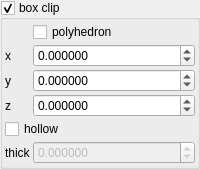
    <widget class="MyGroupBox" name="groupCheck_transf_function_enabledBx">
     <property name="toolTip">
      <string/>
     </property>
     <property name="title">
      <string>box clip&amp;</string>
     </property>
     <property name="checkable">
      <bool>true</bool>
     </property>
     <layout class="QVBoxLayout" name="verticalLayout_38" stretch="0">
      <property name="spacing">
       <number>2</number>
      </property>
      <property name="leftMargin">
       <number>2</number>
      </property>
      <property name="topMargin">
       <number>2</number>
      </property>
      <property name="rightMargin">
       <number>2</number>
      </property>
      <property name="bottomMargin">
       <number>2</number>
      </property>
      <item>
       <layout class="QGridLayout" name="gridLayout_12" columnstretch="0,1">
        <item row="2" column="0">
         <widget class="QLabel" name="label_146">
          <property name="text">
           <string notr="true">y</string>
          </property>
         </widget>
        </item>
        <item row="2" column="1">
         <widget class="MyDoubleSpinBox" name="spinbox3_transf_offsetC_111_y">
          <property name="sizePolicy">
           <sizepolicy hsizetype="Minimum" vsizetype="Maximum">
            <horstretch>0</horstretch>
            <verstretch>0</verstretch>
           </sizepolicy>
          </property>
          <property name="prefix">
           <string/>
          </property>
          <property name="suffix">
           <string/>
          </property>
          <property name="decimals">
           <number>6</number>
          </property>
          <property name="minimum">
           <double>-99.998999999999995</double>
          </property>
          <property name="maximum">
           <double>99.998999999999995</double>
          </property>
          <property name="singleStep">
           <double>0.100000000000000</double>
          </property>
          <property name="value">
           <double>0.000000000000000</double>
          </property>
         </widget>
        </item>
        <item row="3" column="0">
         <widget class="QLabel" name="label_144">
          <property name="text">
           <string notr="true">z</string>
          </property>
         </widget>
        </item>
        <item row="0" column="1">
         <widget class="MyCheckBox" name="checkBox_transf_function_enabledC_false">
          <property name="enabled">
           <bool>true</bool>
          </property>
          <property name="text">
           <string notr="true">polyhedron</string>
          </property>
         </widget>
        </item>
        <item row="1" column="0">
         <widget class="QLabel" name="label_145">
          <property name="text">
           <string notr="true">x</string>
          </property>
         </widget>
        </item>
        <item row="3" column="1">
         <widget class="MyDoubleSpinBox" name="spinbox3_transf_offsetC_111_z">
          <property name="sizePolicy">
           <sizepolicy hsizetype="Minimum" vsizetype="Maximum">
            <horstretch>0</horstretch>
            <verstretch>0</verstretch>
           </sizepolicy>
          </property>
          <property name="prefix">
           <string/>
          </property>
          <property name="suffix">
           <string/>
          </property>
          <property name="decimals">
           <number>6</number>
          </property>
          <property name="minimum">
           <double>-99.998999999999995</double>
          </property>
          <property name="maximum">
           <double>99.998999999999995</double>
          </property>
          <property name="singleStep">
           <double>0.100000000000000</double>
          </property>
          <property name="value">
           <double>0.000000000000000</double>
          </property>
         </widget>
        </item>
        <item row="1" column="1">
         <widget class="MyDoubleSpinBox" name="spinbox3_transf_offsetC_111_x">
          <property name="sizePolicy">
           <sizepolicy hsizetype="Minimum" vsizetype="Maximum">
            <horstretch>0</horstretch>
            <verstretch>0</verstretch>
           </sizepolicy>
          </property>
          <property name="prefix">
           <string/>
          </property>
          <property name="suffix">
           <string/>
          </property>
          <property name="decimals">
           <number>6</number>
          </property>
          <property name="minimum">
           <double>-99.998999999999995</double>
          </property>
          <property name="maximum">
           <double>99.998999999999995</double>
          </property>
          <property name="singleStep">
           <double>0.100000000000000</double>
          </property>
          <property name="value">
           <double>0.000000000000000</double>
          </property>
         </widget>
        </item>
        <item row="5" column="1">
         <widget class="MyDoubleSpinBox" name="spinbox_transf_offsetC_0">
          <property name="enabled">
           <bool>false</bool>
          </property>
          <property name="sizePolicy">
           <sizepolicy hsizetype="Minimum" vsizetype="Maximum">
            <horstretch>0</horstretch>
            <verstretch>0</verstretch>
           </sizepolicy>
          </property>
          <property name="prefix">
           <string/>
          </property>
          <property name="suffix">
           <string/>
          </property>
          <property name="decimals">
           <number>6</number>
          </property>
          <property name="minimum">
           <double>-99.998999999999995</double>
          </property>
          <property name="maximum">
           <double>99.998999999999995</double>
          </property>
          <property name="singleStep">
           <double>0.010000000000000</double>
          </property>
         </widget>
        </item>
        <item row="5" column="0">
         <widget class="QLabel" name="label_148">
          <property name="text">
           <string notr="true">thick</string>
          </property>
         </widget>
        </item>
        <item row="4" column="0" colspan="2">
         <widget class="MyCheckBox" name="checkBox_transf_function_enabledO_false">
          <property name="enabled">
           <bool>true</bool>
          </property>
          <property name="text">
           <string notr="true">hollow</string>
          </property>
         </widget>
        </item>
       </layout>
      </item>
     </layout>
    </widget>
